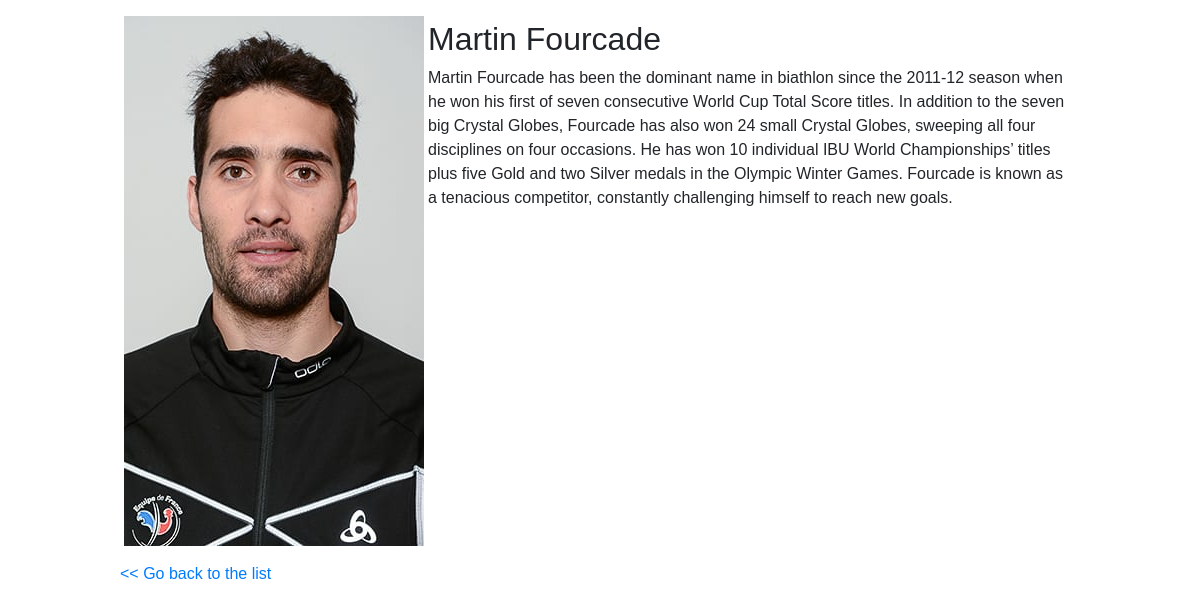
/php/view.php?id=69, run on the app's committed database.
### tables this page shows
CREATE TABLE IF NOT EXISTS `article` (
  `id` int(10) UNSIGNED NOT NULL AUTO_INCREMENT,
  `pub_date` datetime NOT NULL DEFAULT CURRENT_TIMESTAMP,
  `img` varchar(255) DEFAULT NULL,
  `title` varchar(255) NOT NULL,
  `description` text NOT NULL,
  PRIMARY KEY (`id`),
  UNIQUE KEY `id` (`id`),
  KEY `pub_date` (`pub_date`),
  KEY `title` (`title`)
);

### php/dbconnect.php (called while the page is built, shortened)
<?php
function GetFromDBWithId($Id, $connectionIn) {
	$SQL = $connectionIn->prepare('SELECT * FROM `article` WHERE id = :Id');
	$SQL->bindParam(':Id', $Id, PDO::PARAM_INT);
	$SQL->execute();
	$SQL->setFetchMode(PDO::FETCH_ASSOC);
	$abc = $SQL->fetchAll();
	return $abc;
}
?>

### php/view.php (the view, shortened to what this page needs)
<?php
include 'dbconnect.php';
include 'footer.php';
include 'header.php';
$result = GetFromDBWithId($_GET['id'],$connection);
for ($count = 0; $count < count($result); $count++) {
	if(is_array($result[$count]) == true ) {
        echo "<div class='row' style='width: 80%; margin: 1rem auto;'><div><img src='".$result[$count]['img']."'></div>"."
              <div class='column' style='max-width: 70%'><h2>".$result[$count]['title']."</h2>".
              "<p>".$result[$count]['description']."</p></div></div>";
	}
	echo "<p style='height: 1.5rem; width: 80%; margin: 1rem auto;'><a href='list.php'><< Go back to the list </a></p>";
}
include 'footer.php';

### style/style.css (style rules this page uses)
* { box-sizing: border-box; margin: 0; padding: 0; }
body { margin: 0; font-family: Arial; }
.row { display: -ms-flexbox; display: flex; -ms-flex-wrap: wrap; flex-wrap: wrap; padding: 0 4px; }
.column { -ms-flex: 25%; flex: 25%; max-width: 25%; padding: 4px 4px; }
p { margin: 0; height: 60%; overflow: hidden; }

### data on the page
article: img (picture), title "Martin Fourcade", description "Martin Fourcade has been the dominant name in biathlon since the 2011-12 season when he won his first of seven consecutive World Cup Total Score titles. In addition to the seven big Crystal Globes, Fourcade has also won 24 small Crystal Globes, sweeping all four disciplines on four occasions. He has won 10 individual IBU World Championships’ titles plus five Gold and two Silver medals in the Olympic Winter Games. Fourcade is known as a tenacious competitor, constantly challenging himself to reach new goals."
